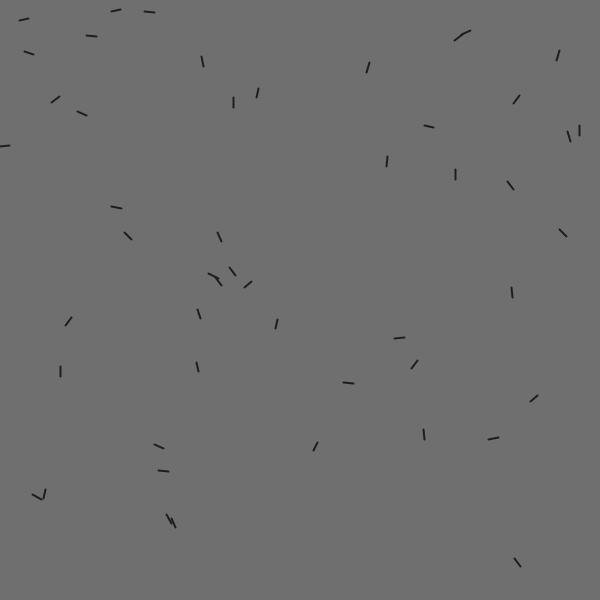
Frame 1 (no input)
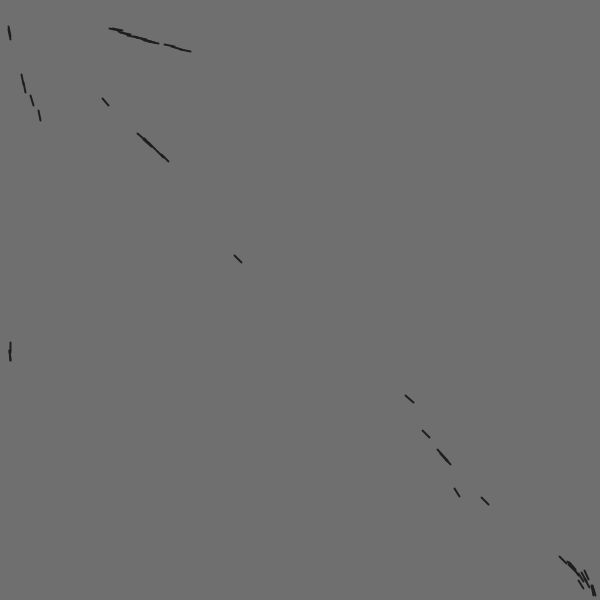
Frame 60 (the mouse pressed at the canvas centre just before this capture)
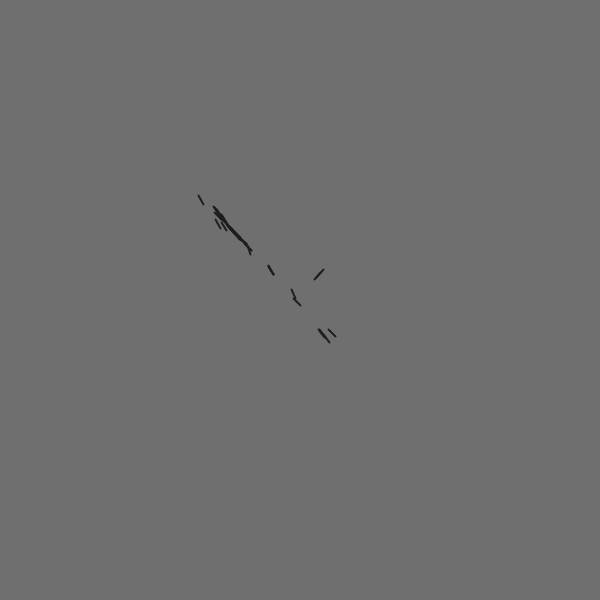
Frame 120 (the mouse held since frame 60 and released just before this capture)

The Processing sketch that drew these frames (run headless with seeded random() and noise(); from frame 60 on, the mouse is pressed at the canvas centre):

// Processing sketch: Seek
// ── Seek.pde
ArrayList<Mover> mvrs;

void setup() {
  size(600, 600);
  strokeWeight(2);
  stroke(30);
  fill(80);
  mvrs = new ArrayList<Mover>();
  
  for(int i = 0; i < 50; i++) {
    mvrs.add(new Mover());
  }
}

void draw() {
  background(111);
  
  mvrs.forEach(mvr -> {
    mvr.applyForce(mvr.cohesion(mvrs, 100));
    mvr.applyForce(mvr.seek(new PVector(mouseX, mouseY)));
    mvr.update();
    mvr.edges(); 
    mvr.show();
  });
}

// ── Mover.pde
class Mover {
  PVector pos, vel, acc;
  float maxForce = 0.35;
  float maxSpeed = 9;
  // DESIRED = TARGET - POSITION
  // STEER = DESIRED - VELOCITY
  
  Mover() {
    this.pos = new PVector(random(width), random(height));
    this.vel = PVector.random2D();
    this.acc = new PVector(0, 0);
  }
  
  void update() {
    this.vel.add(this.acc);
    this.vel.limit(this.maxSpeed);
    this.pos.add(this.vel);
    this.acc.mult(0);
  }
  
  void edges() {
    if(this.pos.x + 5 > width) {
      this.pos.x = 5; println(1);
    } else if(this.pos.x - 5 < -5) {
      this.pos.x = width - 5; println(2);
    }
    if(this.pos.y + 5 > height) {
      this.pos.y = 5; println(3);
    } else if(this.pos.y - 5 < -5) {
      this.pos.y = height - 5; println(4);
    }
  }
  
  void show() {
    push();
    translate(this.pos.x, this.pos.y);
    PVector dir = this.vel.copy().setMag(10);
    line(0, 0, dir.x, dir.y);
    pop();
  }
  
  void applyForce(PVector force) {
    this.acc.add(force);
  }
  
  PVector seek(PVector trg) {
    PVector des, str;
    des = PVector.sub(trg, this.pos);
    des.setMag(maxSpeed);
    str = PVector.sub(des, this.vel);
    str.limit(maxForce);
    return str;
  }
  
  PVector cohesion(ArrayList<Mover> movers, float perception) {
    PVector avg = new PVector(0, 0);
    int total = 0;
    for(Mover mover : movers) {
      float dist = PVector.dist(this.pos, mover.pos);
      if(dist != 0 && dist <= perception) {
        avg.add(mover.pos);
        total++;
      }
    }
    if(total > 0) {
      avg.div(total);
      return this.seek(avg);
    } else {
      return new PVector(0, 0);
    }
  }
}
